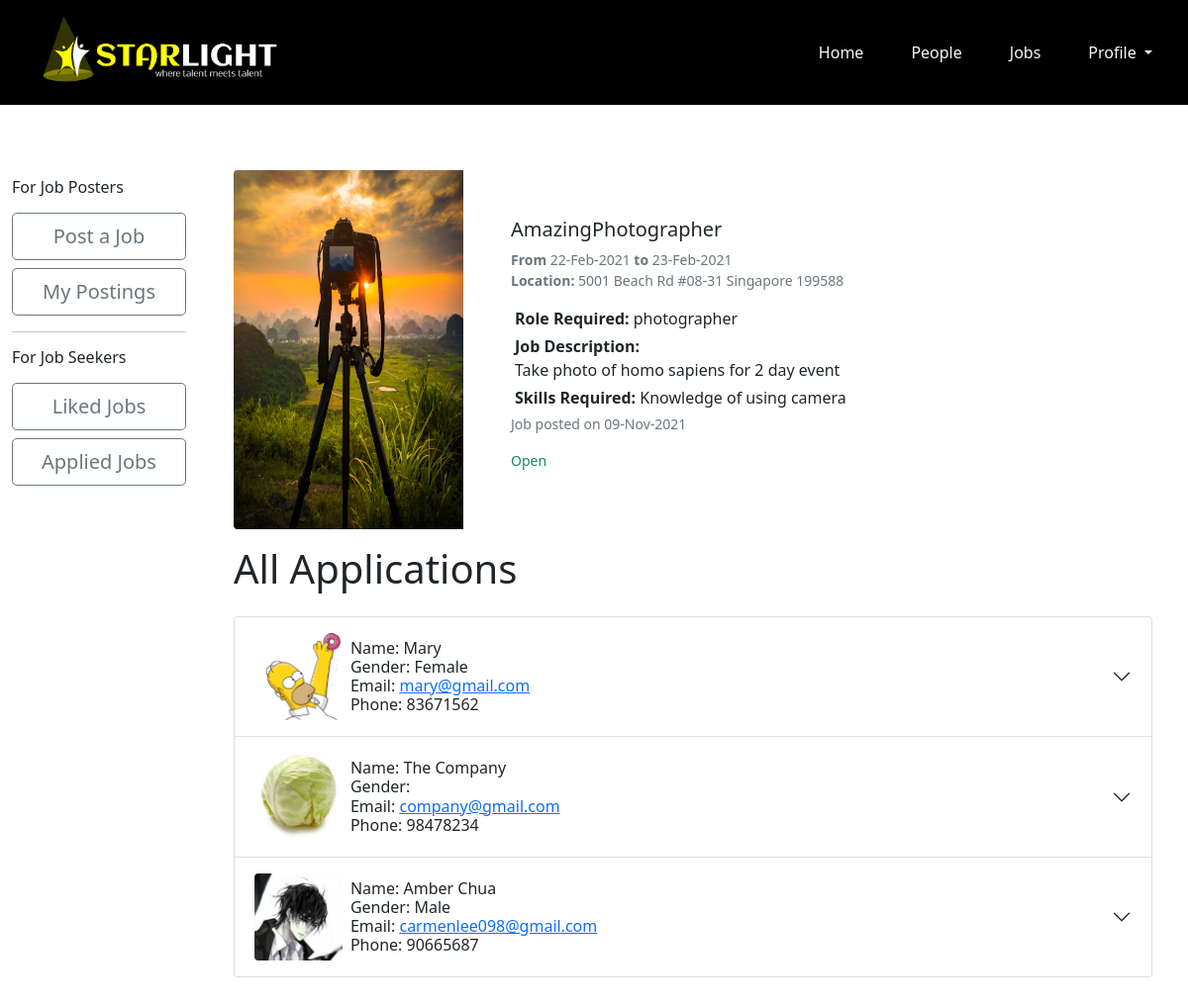
/poster_view_applications.php?id=1 (signed in), run on the app's committed database.
### tables this page shows
CREATE TABLE `job` (
  `jobid` int NOT NULL AUTO_INCREMENT,
  `jobname` varchar(128) NOT NULL,
  `jobdesc` varchar(600) DEFAULT NULL,
  `rolerequired` varchar(128) DEFAULT NULL,
  `picturepath` varchar(600) DEFAULT NULL,
  `skills` varchar(600) DEFAULT NULL,
  `startdate` date DEFAULT NULL,
  `enddate` date DEFAULT NULL,
  `address` varchar(600) DEFAULT NULL,
  `createuserid` int NOT NULL,
  `createdate` datetime NOT NULL DEFAULT CURRENT_TIMESTAMP ON UPDATE CURRENT_TIMESTAMP,
  `listingstatus` varchar(28) NOT NULL,
  PRIMARY KEY (`jobid`),
  KEY `createuserid` (`createuserid`),
  CONSTRAINT `job_ibfk_1` FOREIGN KEY (`createuserid`) REFERENCES `user` (`userid`)
);

CREATE TABLE `applylisting` (
  `applyid` int NOT NULL AUTO_INCREMENT,
  `jobid` int NOT NULL,
  `userid` int NOT NULL,
  `applydate` datetime NOT NULL DEFAULT CURRENT_TIMESTAMP ON UPDATE CURRENT_TIMESTAMP,
  `applicationstatus` varchar(28) NOT NULL,
  PRIMARY KEY (`applyid`),
  KEY `userid` (`userid`),
  KEY `jobid` (`jobid`),
  CONSTRAINT `applylisting_ibfk_1` FOREIGN KEY (`userid`) REFERENCES `user` (`userid`),
  CONSTRAINT `applylisting_ibfk_2` FOREIGN KEY (`jobid`) REFERENCES `job` (`jobid`) ON DELETE CASCADE
);

CREATE TABLE `profile` (
  `profileid` int NOT NULL AUTO_INCREMENT,
  `userid` int NOT NULL,
  `skills` varchar(128) NOT NULL,
  `bio` varchar(600) DEFAULT NULL,
  `profilepic` varchar(600) DEFAULT NULL,
  `portfoliolink` varchar(600) DEFAULT NULL,
  `portfoliopath` varchar(600) DEFAULT NULL,
  `videoid` varchar(600) DEFAULT NULL,
  `facebook` varchar(600) DEFAULT NULL,
  `instagram` varchar(600) DEFAULT NULL,
  `youtube` varchar(600) DEFAULT NULL,
  `pinterest` varchar(600) DEFAULT NULL,
  PRIMARY KEY (`profileid`),
  UNIQUE KEY `userid` (`userid`),
  CONSTRAINT `profile_ibfk_1` FOREIGN KEY (`userid`) REFERENCES `user` (`userid`)
);

CREATE TABLE `user` (
  `userid` int NOT NULL AUTO_INCREMENT,
  `name` varchar(128) NOT NULL,
  `password` varchar(128) NOT NULL,
  `email` varchar(128) NOT NULL,
  `address` varchar(128) DEFAULT NULL,
  `country` varchar(28) DEFAULT NULL,
  `gender` varchar(28) DEFAULT NULL,
  `phone` varchar(28) DEFAULT NULL,
  `dob` datetime DEFAULT NULL,
  `code` mediumint NOT NULL,
  `status` text NOT NULL,
  `googleid` varchar(255) DEFAULT NULL,
  PRIMARY KEY (`userid`)
);

### poster_view_applications.php (the view, shortened to what this page needs)
<?php include "nav_bar.php"; ?>
<!DOCTYPE html>
<html>
<head>
        <link href="https://cdn.jsdelivr.net/npm/bootstrap@5.1.3/dist/css/bootstrap.min.css" rel="stylesheet">
</head>
<body>
    <div class="container-fluid">
        <div class="row">
            <div class="col-sm">
                <br>
                <h6>For Job Posters<h6>
                <button type="button" class="btn btn-lg btn-outline-secondary mt-2 w-100" onclick="window.location.href='poster_add_job.php'">Post a Job</button>
                <button type="button" class="btn btn-lg btn-outline-secondary  mt-2 w-100" onclick="window.location.href='poster_postings.php'">My Postings</button>
                <hr>
                <h6>For Job Seekers</h6>
                <button type="button" class="btn btn-lg btn-outline-secondary  mt-2 w-100" onclick="window.location.href='seeker_liked.php'">Liked Jobs</button>
                <button type="button" class="btn btn-lg btn-outline-secondary  mt-2 w-100" onclick="window.location.href='seeker_applied.php'">Applied Jobs</button>
            </div>
            <div class="col-md-10">
                <div class="container">
                    <div class="row">
                    <?php
                        $id = $_GET["id"];
                        $connMgr = new ConnectionManager();
                        $pdo = $connMgr->getConnection();
                        $sql = "select * from job where jobid = :id";
                        $stmt=$pdo->prepare($sql);
                        $stmt->bindParam(':id', $id);
                        $stmt->execute();
                        $stmt->setFetchMode(PDO::FETCH_ASSOC);
                                while($row = $stmt->fetch()){
                                    $id = $row["jobid"];
                                    $jobName = $row["jobname"];
                                    $roleRequired = $row["rolerequired"];
                                    $JobDesc = $row["jobdesc"];
                                    $image = $row["picturepath"];
                                    $skills = $row["skills"];
                                    $startdate = $row["startdate"];
                                    $enddate = $row["enddate"];
                                    $address = $row["address"];
                                    $postedDate = $row["createdate"];
                                    $listingStatus = $row["listingstatus"];
                                    ?>
                                    <div class="mb-3 mt-3">
                                        <div class="row g-0">
                                            <div class="col-md-3">
                                            <?php echo "<img class='img-fluid rounded-start'src='uploadImage/". $image."'>"; ?>
                                            </div>
                                            <div class="col-md-9">
                                            <div class="m-5">
                                                <h5><?php echo $jobName ?></h5>
                                                <p class="mb-0"><small class="text-muted"><strong>From</strong> <?php echo date("d-M-Y", strtotime($startdate)); ?> <strong>to</strong> <?php echo date("d-M-Y", strtotime($enddate)); ?> </small></p>
                                                <p class="mt-0"><small class="text-muted"><strong> Location: </strong> <?php echo $address; ?></small></p>
                                                <p class="m-1"><strong>Role Required:</strong> <?php echo $roleRequired; ?></p>
                                                <p class="m-1"><strong>Job Description: </strong><br><?php echo $JobDesc; ?></p>
                                                <p class="m-1"><strong>Skills Required: </strong><?php echo $skills; ?></p>
                                                <p><small class="text-muted">Job posted on <?php echo date("d-M-Y", strtotime($postedDate)); ?></small></p>
                                                <?php
                                                    if ($listingStatus == "Open"){
                                                        echo "<p><small class='text-success'>" . $listingStatus ."</small></p>";
                                                    }
                                                    else{
                                                        echo "<p><small class='text-danger'>" . $listingStatus ."</small></p>";
                                                    }
                                                ?>
                                            </div>
                                            </div>
                                        </div>
                                    </div>
                                    <?php
                                }
                    ?>
                    </div>
                    <h4 class='display-6 fw-light'>All Applications</h4>
                    <div class="row">
                        <div class="accordion mb-5 mt-3">
                    <?php
                        $connMgr = new ConnectionManager();
                        $pdo = $connMgr->getConnection();
                         $sql = "Select * from applylisting inner join user on user.userid = applylisting.userid inner join profile on profile.userid = user.userid where jobid = :id";
                         $stmt=$pdo->prepare($sql);
                         $stmt->bindParam(':id', $id);
                         $stmt->execute();
                         $stmt->setFetchMode(PDO::FETCH_ASSOC);
                                 while($row = $stmt->fetch()){
                                     $userid = $row["userid"];
                                    $username = $row["name"];
                                    $gender = $row["gender"];
                                    $email = $row["email"];
                                    $phone= $row["phone"];
                                    $profilepic = $row["profilepic"];
                                    if ($gender == "F"){
                                        $gender = "Female";
                                    }
                                    if ($gender == "M"){
                                        $gender = "Male";
                                    }
                               ?>
                                <div class="accordion-item">
                                    <h2 class="accordion-header" id="<?php echo $userid?>">
                                    <div class="accordion-button collapsed"  data-bs-toggle="collapse" data-bs-target="#user<?php echo $userid;?>" aria-expanded="false" aria-controls="user<?php echo $userid;?>">
                                        <img src="uploadImage/<?php echo $profilepic; ?>" class="rounded" width="10%">
                                        <span class="mr-2">&nbsp;&nbsp;Name: <?php echo $username ?> <br>
                                        &nbsp;&nbsp;Gender: <?php echo $gender ?> <br>
                                        &nbsp;&nbsp;Email: <a href="mailto: <?php echo $email ?>"><?php echo $email ?><a><br>
                                        &nbsp;&nbsp;Phone: <?php echo $phone ?></span>
                                </div>
                                    </h2>
                                                <?php
                                                    include "update_apply_status.php";
                                                    ?>
                                </div>
                        <?php }
                    ?>
                    </div>
                    </div>
                </div>
            </div>
        </div>
    </div>
</body>
</html>

### nav_bar.php (shortened to what this page needs)
<nav class="navbar navbar-expand-md navbar-dark" style = "background-color : black ; margin-bottom : 50px">
        <div class="container-fluid">
            <a class="navbar-brand" style="margin-left:30px" href="home.php">
                <img src = "starlight3.png" style = "height:80px">
            </a>
            <div class="collapse navbar-collapse justify-content-end" id="navbarScroll">
                <ul class="navbar-nav me-0 my-2 my-lg-0 navbar-nav-scroll" style="--bs-scroll-height: 300px;">
                    <li class="nav-item px-3">
                        <a class="nav-link text-light" href="home.php">Home</a>
                    </li>
                    <li class="nav-item px-3">
                        <a class="nav-link text-light" aria-current="page" href="people/index.php">People</a>
                    </li>
                    <li class="nav-item px-3">
                        <a class="nav-link text-light" href="side_bar.php?id=1">Jobs</a>
                    </li>
                    <li class="nav-item dropdown px-3">
                        <a class="nav-link dropdown-toggle text-light" href="/profile/index.php" id="navbarScrollingDropdown" role="button"
                            data-bs-toggle="dropdown" aria-expanded="false">
                            Profile
                        </a>
                    </li>
                </ul>
            </div>
        </div>
    </nav>

### update_apply_status.php (shortened to what this page needs)
<!doctype html>
<html>
    <head>
        <link href="https://cdn.jsdelivr.net/npm/bootstrap@5.1.3/dist/css/bootstrap.min.css" rel="stylesheet">
    </head>
    <body>
</body>
</html>

### data on the page
job: picturepath (picture), jobname "AmazingPhotographer", startdate "22-Feb-2021", enddate "23-Feb-2021", address "5001 Beach Rd #08-31 Singapore 199588", rolerequired "photographer", jobdesc "Take photo of homo sapiens for 2 day event", skills "Knowledge of using camera", createdate "09-Nov-2021", listingstatus "Open"
applylisting: profile.profilepic (picture), userid.name "Mary", userid.gender "Female", userid.email "mary@gmail.com", userid.phone "83671562"
applylisting: profile.profilepic (picture), userid.name "The Company", userid.email "company@gmail.com", userid.phone "98478234"
applylisting: profile.profilepic (picture), userid.name "Amber Chua", userid.gender "Male", userid.email "carmenlee098@gmail.com", userid.phone "90665687"
